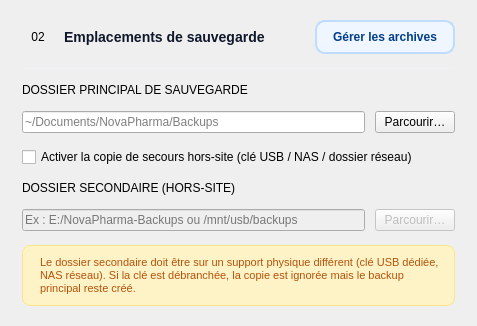
                                                            <widget class="QFrame" name="section_card">
                                                                <layout class="QVBoxLayout" name="secBackupLayout">
                                                                    <property name="spacing">
                                                                        <number>14</number>
                                                                    </property>
                                                                    <property name="leftMargin">
                                                                        <number>22</number>
                                                                    </property>
                                                                    <property name="topMargin">
                                                                        <number>20</number>
                                                                    </property>
                                                                    <property name="rightMargin">
                                                                        <number>22</number>
                                                                    </property>
                                                                    <property name="bottomMargin">
                                                                        <number>20</number>
                                                                    </property>
                                                                    <item>
                                                                        <layout class="QHBoxLayout" name="secBackupHeader">
                                                                            <property name="spacing">
                                                                                <number>10</number>
                                                                            </property>
                                                                            <item>
                                                                                <widget class="QLabel" name="secBackupIcon">
                                                                                    <property name="minimumSize">
                                                                                        <size>
                                                                                            <width>32</width>
                                                                                            <height>32</height>
                                                                                        </size>
                                                                                    </property>
                                                                                    <property name="maximumSize">
                                                                                        <size>
                                                                                            <width>32</width>
                                                                                            <height>32</height>
                                                                                        </size>
                                                                                    </property>
                                                                                    <property name="styleSheet">
                                                                                        <string notr="true">QLabel#section_icon { background: #e0f2fe; color: #023E8A; border-radius: 8px; padding: 6px; font-size: 12px; font-weight: 800; }</string>
                                                                                    </property>
                                                                                    <property name="text">
                                                                                        <string>02</string>
                                                                                    </property>
                                                                                    <property name="alignment">
                                                                                        <set>Qt::AlignmentFlag::AlignCenter</set>
                                                                                    </property>
                                                                                </widget>
                                                                            </item>
                                                                            <item>
                                                                                <widget class="QLabel" name="secBackupTitle">
                                                                                    <property name="styleSheet">
                                                                                        <string notr="true">color: #0f172a; font-size: 14px; font-weight: 800;</string>
                                                                                    </property>
                                                                                    <property name="text">
                                                                                        <string>Emplacements de sauvegarde</string>
                                                                                    </property>
                                                                                </widget>
                                                                            </item>
                                                                            <item>
                                                                                <spacer name="secBackupSpacer">
                                                                                    <property name="orientation">
                                                                                        <enum>Qt::Orientation::Horizontal</enum>
                                                                                    </property>
                                                                                    <property name="sizeHint" stdset="0">
                                                                                        <size>
                                                                                            <width>40</width>
                                                                                            <height>20</height>
                                                                                        </size>
                                                                                    </property>
                                                                                </spacer>
                                                                            </item>
                                                                            <item>
                                                                                <widget class="QPushButton" name="btn_manage_backups">
                                                                                    <property name="cursor">
                                                                                        <cursorShape>PointingHandCursor</cursorShape>
                                                                                    </property>
                                                                                    <property name="styleSheet">
                                                                                        <string notr="true">QPushButton { background: #eff6ff; color: #023E8A; border: 1.5px solid #bfdbfe; border-radius: 10px; padding: 8px 16px; font-size: 12px; font-weight: 700; } QPushButton:hover { background: #dbeafe; border-color: #93c5fd; }</string>
                                                                                    </property>
                                                                                    <property name="text">
                                                                                        <string>Gérer les archives</string>
                                                                                    </property>
                                                                                </widget>
                                                                            </item>
                                                                        </layout>
                                                                    </item>
                                                                    <item>
                                                                        <widget class="QFrame" name="sepBk">
                                                                            <property name="maximumSize">
                                                                                <size>
                                                                                    <width>16777215</width>
                                                                                    <height>1</height>
                                                                                </size>
                                                                            </property>
                                                                            <property name="styleSheet">
                                                                                <string notr="true">QFrame#sepBk { background: #eef2f7; border: none; max-height: 1px; }</string>
                                                                            </property>
                                                                            <property name="frameShape">
                                                                                <enum>QFrame::Shape::HLine</enum>
                                                                            </property>
                                                                            <property name="frameShadow">
                                                                                <enum>QFrame::Shadow::Plain</enum>
                                                                            </property>
                                                                        </widget>
                                                                    </item>
                                                                    <item>
                                                                        <widget class="QLabel" name="lbl_dossier_save">
                                                                            <property name="text">
                                                                                <string>DOSSIER PRINCIPAL DE SAUVEGARDE</string>
                                                                            </property>
                                                                            <property name="fieldLabel" stdset="0">
                                                                                <bool>true</bool>
                                                                            </property>
                                                                        </widget>
                                                                    </item>
                                                                    <item>
                                                                        <layout class="QHBoxLayout" name="saveFolderRow">
                                                                            <property name="spacing">
                                                                                <number>10</number>
                                                                            </property>
                                                                            <item>
                                                                                <widget class="QLineEdit" name="edit_dossier_save">
                                                                                    <property name="placeholderText">
                                                                                        <string>~/Documents/NovaPharma/Backups</string>
                                                                                    </property>
                                                                                </widget>
                                                                            </item>
                                                                            <item>
                                                                                <widget class="QPushButton" name="btn_browse_save">
                                                                                    <property name="cursor">
                                                                                        <cursorShape>PointingHandCursor</cursorShape>
                                                                                    </property>
                                                                                    <property name="text">
                                                                                        <string>Parcourir…</string>
                                                                                    </property>
                                                                                </widget>
                                                                            </item>
                                                                        </layout>
                                                                    </item>
                                                                    <item>
                                                                        <widget class="QCheckBox" name="chk_backup_secondary">
                                                                            <property name="text">
                                                                                <string>Activer la copie de secours hors-site (clé USB / NAS / dossier réseau)</string>
                                                                            </property>
                                                                        </widget>
                                                                    </item>
                                                                    <item>
                                                                        <widget class="QLabel" name="lbl_backup_secondary">
                                                                            <property name="text">
                                                                                <string>DOSSIER SECONDAIRE (HORS-SITE)</string>
                                                                            </property>
                                                                            <property name="fieldLabel" stdset="0">
                                                                                <bool>true</bool>
                                                                            </property>
                                                                        </widget>
                                                                    </item>
                                                                    <item>
                                                                        <layout class="QHBoxLayout" name="backupSecRow">
                                                                            <property name="spacing">
                                                                                <number>10</number>
                                                                            </property>
                                                                            <item>
                                                                                <widget class="QLineEdit" name="edit_backup_secondary">
                                                                                    <property name="enabled">
                                                                                        <bool>false</bool>
                                                                                    </property>
                                                                                    <property name="placeholderText">
                                                                                        <string>Ex : E:/NovaPharma-Backups ou /mnt/usb/backups</string>
                                                                                    </property>
                                                                                </widget>
                                                                            </item>
                                                                            <item>
                                                                                <widget class="QPushButton" name="btn_browse_backup_secondary">
                                                                                    <property name="enabled">
                                                                                        <bool>false</bool>
                                                                                    </property>
                                                                                    <property name="cursor">
                                                                                        <cursorShape>PointingHandCursor</cursorShape>
                                                                                    </property>
                                                                                    <property name="text">
                                                                                        <string>Parcourir…</string>
                                                                                    </property>
                                                                                </widget>
                                                                            </item>
                                                                        </layout>
                                                                    </item>
                                                                    <item>
                                                                        <widget class="QLabel" name="lbl_backup_secondary_info">
                                                                            <property name="styleSheet">
                                                                                <string notr="true">color: #b45309; font-size: 11px; background: #fef3c7; border: 1px solid #fde68a; border-radius: 8px; padding: 10px 14px;</string>
                                                                            </property>
                                                                            <property name="text">
                                                                                <string>Le dossier secondaire doit être sur un support physique différent (clé USB dédiée, NAS réseau). Si la clé est débranchée, la copie est ignorée mais le backup principal reste créé.</string>
                                                                            </property>
                                                                            <property name="wordWrap">
                                                                                <bool>true</bool>
                                                                            </property>
                                                                        </widget>
                                                                    </item>
                                                                </layout>
                                                            </widget>
